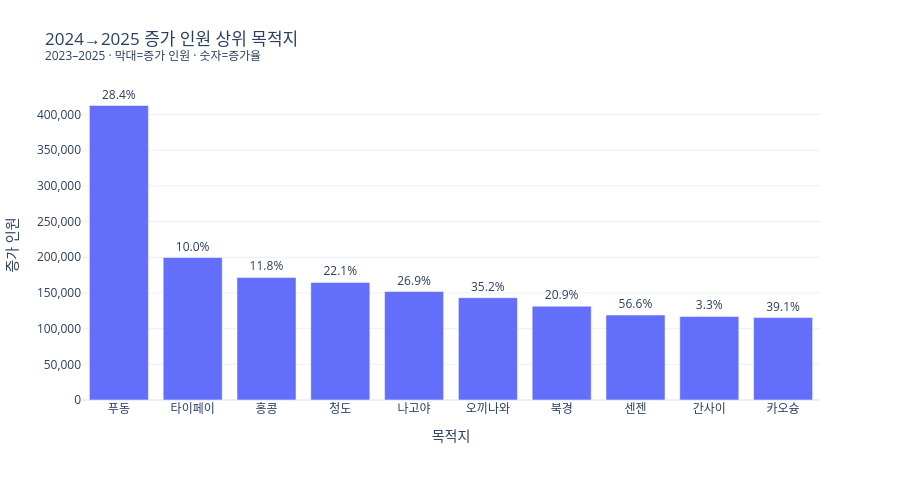

Notebook source saved alongside this figure:
### Code cell
fig=px.bar(growth_top10,x='dest',y='increase',text='rate_label',
           custom_data=['passengers_2024','passengers_2025','rate_pct'],
           title=chart_title('2024→2025 증가 인원 상위 목적지','막대=증가 인원 · 숫자=증가율'),
           labels={'dest':'목적지','increase':'증가 인원'},template=PLOTLY_TEMPLATE)
fig.update_traces(textposition='outside',cliponaxis=False,
                  hovertemplate='목적지=%{x}<br>2024년=%{customdata[0]:,.0f}명<br>2025년=%{customdata[1]:,.0f}명<br>증가 인원=%{y:,.0f}명<br>증가율=%{customdata[2]:.1f}%<extra></extra>')
fig.update_yaxes(tickformat=',')
fig.update_layout(height=480,margin=dict(t=90))
fig.show()

### Figure 1 — Plotly figure (JSON) as saved in the notebook; plotly's stock layout.template omitted (floating-point values rounded to 4 significant figures)
{"data": [{"cliponaxis": false, "customdata": [[1453000.0, 1866000.0, 28.41], [1995000.0, 2195000.0, 10.01], [1455000.0, 1626000.0, 11.81], [745900.0, 910600.0, 22.09], [564600.0, 716600.0, 26.92], [406700.0, 550100.0, 35.24], [630100.0, 761600.0, 20.86], [210300.0, 329400.0, 56.61], [3500000.0, 3617000.0, 3.345], [295200.0, 410700.0, 39.12]], "hovertemplate": "목적지=%{x}<br>2024년=%{customdata[0]:,.0f}명<br>2025년=%{customdata[1]:,.0f}명<br>증가 인원=%{y:,.0f}명<br>증가율=%{customdata[2]:.1f}%<extra></extra>", "legendgroup": "", "marker": {"color": "#636efa", "pattern": {"shape": ""}}, "name": "", "orientation": "v", "showlegend": false, "text": ["28.4%", "10.0%", "11.8%", "22.1%", "26.9%", "35.2%", "20.9%", "56.6%", "3.3%", "39.1%"], "textposition": "outside", "type": "bar", "x": ["푸동", "타이페이", "홍콩", "청도", "나고야", "오끼나와", "북경", "센젠", "간사이", "카오슝"], "xaxis": "x", "y": [412700.0, 199600.0, 171800.0, 164800.0, 152000.0, 143300.0, 131400.0, 119100.0, 117100.0, 115500.0], "yaxis": "y"}], "layout": {"barmode": "relative", "height": 480, "legend": {"tracegroupgap": 0}, "margin": {"t": 90}, "title": {"text": "2024→2025 증가 인원 상위 목적지<br><sup>2023–2025 · 막대=증가 인원 · 숫자=증가율</sup>"}, "xaxis": {"anchor": "y", "domain": [0.0, 1.0], "title": {"text": "목적지"}}, "yaxis": {"anchor": "x", "domain": [0.0, 1.0], "tickformat": ",", "title": {"text": "증가 인원"}}}}
